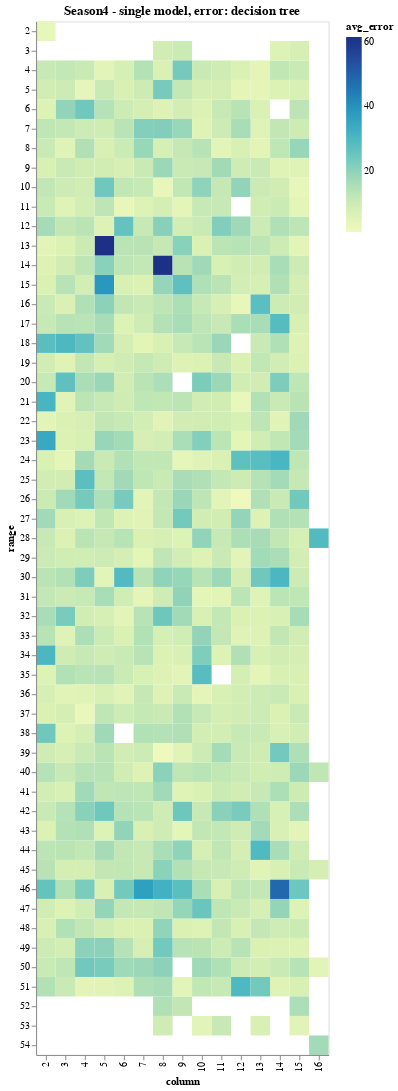

The notebook cell saved with this chart:
### Code cell
import altair as alt
alt.Chart(plotdf,title='Season4 - single model, error: decision tree').mark_rect().encode(
    x='column:O',
    y='range:O',
    color='avg_error',
    tooltip=[
        alt.Tooltip('cultivar', title='Cultivar'),
        alt.Tooltip('avg_error:Q', title='Avg Err %'),
        alt.Tooltip('range:O',title='range'),
        alt.Tooltip('column:O',title='column')
    ]
)

### Figure 1 — Vega-Lite specification as saved in the notebook (floating-point values rounded to 4 significant figures; data arrays with more than 128 entries replaced by an {"elided": "..."} marker saying what was removed)
{"config": {"view": {"continuousWidth": 400, "continuousHeight": 300}}, "data": {"name": "data-15c6fde95494652f6c3ec9771758706d"}, "mark": "rect", "encoding": {"color": {"type": "quantitative", "field": "avg_error"}, "tooltip": [{"type": "nominal", "field": "cultivar", "title": "Cultivar"}, {"type": "quantitative", "field": "avg_error", "title": "Avg Err %"}, {"type": "ordinal", "field": "range", "title": "range"}, {"type": "ordinal", "field": "column", "title": "column"}], "x": {"type": "ordinal", "field": "column"}, "y": {"type": "ordinal", "field": "range"}}, "title": "Season4 - single model, error: decision tree", "$schema": "https://vega.github.io/schema/vega-lite/v4.0.0.json", "datasets": {"data-15c6fde95494652f6c3ec9771758706d": {"elided": "683 records"}}}
